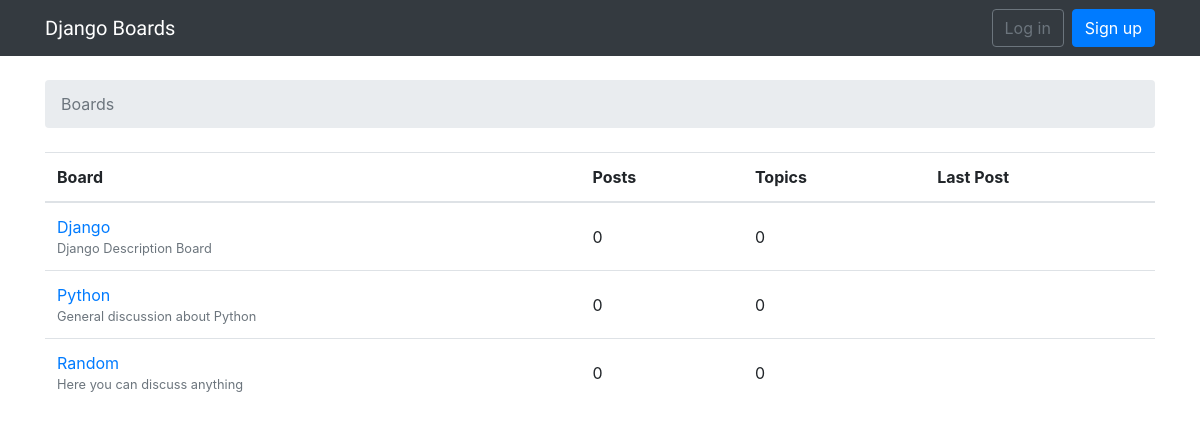
The page / on the database its author committed.
### boards/models.py (models this page shows, shortened)
class Board(models.Model):
    name=models.CharField(max_length=30,unique=True)
    description=models.CharField(max_length=100)

### boards/views.py (the view)
# urls.py: 2. Add a URL to urlpatterns:  path('', views.home, name='home')
def home(request):
    boards=Board.objects.all()
    return render(request,'home.html',{'boards':boards})

### templates/home.html
{% extends 'base.html' %}
{% block breadcrumb %}
  <li class="breadcrumb-item active">Boards</li>
{% endblock %}
{% block content %}
  <table class="table">
    <thead class="thead-inverse">
      <tr>
        <th>Board</th>
        <th>Posts</th>
        <th>Topics</th>
        <th>Last Post</th>
      </tr>
    </thead>
    <tbody>
      {% for board in boards %}
        <tr>
          <td>
            <a href="{% url 'board_topics' board.pk %}">{{ board.name }}</a>
            <small class="text-muted d-block">{{ board.description }}</small>
          </td>
          <td class="align-middle">0</td>
          <td class="align-middle">0</td>
          <td></td>
        </tr>
      {% endfor %}
    </tbody>
  </table>
{% endblock %}

### rows shown on the page
Board: name "Django", description "Django Description Board"
Board: name "Python", description "General discussion about Python"
Board: name "Random", description "Here you can discuss anything"
